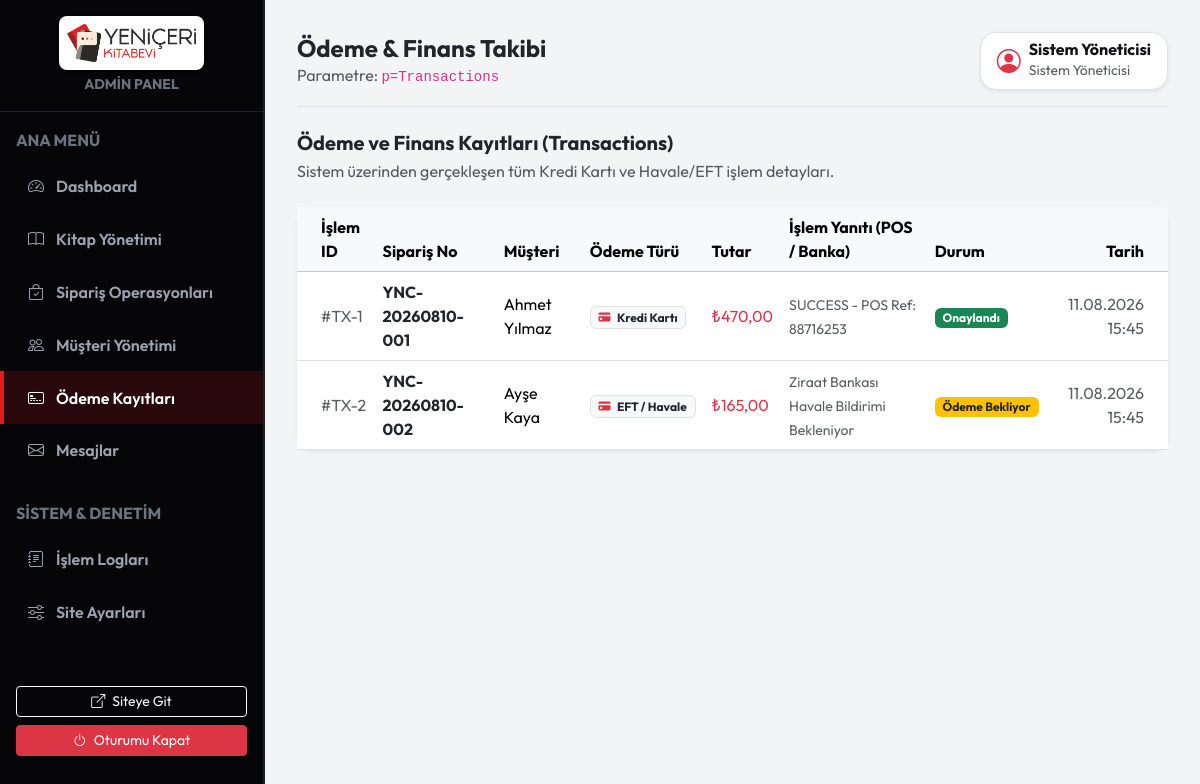
Page /admin/index.php?p=Transactions (signed in) on the committed database.
### tables this page shows
CREATE TABLE transactions (
    id INT AUTO_INCREMENT PRIMARY KEY,
    order_id INT NOT NULL,
    transaction_type VARCHAR(50) NOT NULL,
    amount DECIMAL(10,2) NOT NULL,
    status ENUM('Onaylandı', 'Bekliyor', 'Başarısız', 'İade') DEFAULT 'Onaylandı',
    gateway_response TEXT NULL,
    created_at DATETIME DEFAULT CURRENT_TIMESTAMP,
    FOREIGN KEY (order_id) REFERENCES orders(id) ON DELETE CASCADE
);

CREATE TABLE orders (
    id INT AUTO_INCREMENT PRIMARY KEY,
    order_number VARCHAR(30) NOT NULL UNIQUE,
    user_id INT NOT NULL,
    total_amount DECIMAL(10,2) NOT NULL,
    shipping_amount DECIMAL(10,2) DEFAULT 0.00,
    status ENUM('Hazırlanıyor', 'Kargolandı', 'Tamamlandı', 'İptal') DEFAULT 'Hazırlanıyor',
    payment_method VARCHAR(50) NOT NULL DEFAULT 'Kredi Kartı',
    shipping_address TEXT NOT NULL,
    tracking_number VARCHAR(100) NULL,
    created_at DATETIME DEFAULT CURRENT_TIMESTAMP,
    FOREIGN KEY (user_id) REFERENCES users(id) ON DELETE CASCADE
);

CREATE TABLE users (
    id INT AUTO_INCREMENT PRIMARY KEY,
    name VARCHAR(100) NOT NULL,
    email VARCHAR(120) NOT NULL UNIQUE,
    password_hash VARCHAR(255) NOT NULL,
    role ENUM('admin', 'customer') DEFAULT 'customer',
    status ENUM('active', 'inactive') DEFAULT 'active',
    phone VARCHAR(20) NULL,
    address TEXT NULL,
    created_at DATETIME DEFAULT CURRENT_TIMESTAMP
);

### config.php (called while the page is built, shortened)
<?php
global $pdo;
if (DB_DRIVER === 'sqlite') {
    init_sqlite_fallback();
} else {
    try {
        $dsn = "mysql:host=" . DB_HOST . ";port=" . DB_PORT . ";dbname=" . DB_NAME . ";charset=utf8mb4";
        $pdo = new PDO($dsn, DB_USER, DB_PASS, [
            PDO::ATTR_ERRMODE => PDO::ERRMODE_EXCEPTION,
            PDO::ATTR_DEFAULT_FETCH_MODE => PDO::FETCH_ASSOC,
            PDO::ATTR_EMULATE_PREPARES => false,
        ]);
    } catch (PDOException $e) {
        if (strpos($e->getMessage(), 'Unknown database') !== false || $e->getCode() == 1049) {
            try {
                $root_pdo = new PDO("mysql:host=" . DB_HOST . ";port=" . DB_PORT . ";charset=utf8mb4", DB_USER, DB_PASS);
                $root_pdo->exec("CREATE DATABASE IF NOT EXISTS `" . DB_NAME . "` CHARACTER SET utf8mb4 COLLATE utf8mb4_unicode_ci;");
                $pdo = new PDO($dsn, DB_USER, DB_PASS, [
                    PDO::ATTR_ERRMODE => PDO::ERRMODE_EXCEPTION,
                    PDO::ATTR_DEFAULT_FETCH_MODE => PDO::FETCH_ASSOC
                ]);
                $schema_file = __DIR__ . '/schema.sql';
                if (file_exists($schema_file)) {
                    $sql_content = file_get_contents($schema_file);
                    $pdo->exec($sql_content);
                }
            } catch (PDOException $ex_create) {
                init_sqlite_fallback();
            }
        } else {
            init_sqlite_fallback();
        }
    }
}
if ($pdo->getAttribute(PDO::ATTR_DRIVER_NAME) === 'sqlite') {
    $pdo->exec("CREATE TABLE IF NOT EXISTS contact_messages (id INTEGER PRIMARY KEY AUTOINCREMENT, name TEXT, email TEXT, subject TEXT, message TEXT, is_read INTEGER DEFAULT 0, ip_address TEXT, created_at DATETIME DEFAULT CURRENT_TIMESTAMP);");
} else {
    $pdo->exec("CREATE TABLE IF NOT EXISTS contact_messages (id INT AUTO_INCREMENT PRIMARY KEY, name VARCHAR(255), email VARCHAR(255), subject VARCHAR(255), message TEXT, is_read TINYINT DEFAULT 0, ip_address VARCHAR(64), created_at TIMESTAMP DEFAULT CURRENT_TIMESTAMP) CHARACTER SET utf8mb4 COLLATE utf8mb4_unicode_ci;");
}
function e($string) {
    return htmlspecialchars($string ?? '', ENT_QUOTES, 'UTF-8');
}
function db_query($sql, $params = []) {
    global $pdo;
    $stmt = $pdo->prepare($sql);
    $stmt->execute($params);
    return $stmt;
}
function db_fetch_all($sql, $params = []) {
    return db_query($sql, $params)->fetchAll();
}
function format_price($price) {
    return '₺' . number_format((float)$price, 2, ',', '.');
}

### admin/modules/transactions.php (the view, shortened to what this page needs)
<?php
$transactions = db_fetch_all("SELECT t.*, o.order_number, u.name as customer_name
                            FROM transactions t
                            LEFT JOIN orders o ON t.order_id = o.id
                            LEFT JOIN users u ON o.user_id = u.id
                            ORDER BY t.created_at DESC");
?>
<div class="d-flex align-items-center justify-content-between mb-4">
    <div>
        <h5 class="fw-bold text-dark mb-1">Ödeme ve Finans Kayıtları (Transactions)</h5>
        <p class="text-muted fs-7 mb-0">Sistem üzerinden gerçekleşen tüm Kredi Kartı ve Havale/EFT işlem detayları.</p>
    </div>
</div>
<div class="card border-0 shadow-sm rounded-4">
    <div class="card-body p-0">
        <div class="table-responsive">
            <table class="table table-hover align-middle mb-0">
                <thead class="table-light fs-7">
                    <tr>
                        <th class="ps-4">İşlem ID</th>
                        <th>Sipariş No</th>
                        <th>Müşteri</th>
                        <th>Ödeme Türü</th>
                        <th>Tutar</th>
                        <th>İşlem Yanıtı (POS / Banka)</th>
                        <th>Durum</th>
                        <th class="pe-4 text-end">Tarih</th>
                    </tr>
                </thead>
                <tbody>
                    <?php if (empty($transactions)): ?>
                        <tr>
                            <td colspan="8" class="text-center py-5 text-muted">Ödeme kaydı bulunamadı.</td>
                        </tr>
                    <?php else: ?>
                        <?php foreach ($transactions as $t): ?>
                            <tr>
                                <td class="ps-4 text-muted fs-7">#TX-<?= $t['id'] ?></td>
                                <td>
                                    <div class="fw-bold text-dark fs-7"><?= e($t['order_number'] ?? 'Bilinmiyor') ?></div>
                                </td>
                                <td>
                                    <div class="fs-7"><?= e($t['customer_name'] ?? 'Misafir') ?></div>
                                </td>
                                <td>
                                    <span class="badge bg-light text-dark border fs-8">
                                        <i class="bi bi-credit-card-fill me-1 text-danger"></i> <?= e($t['transaction_type']) ?>
                                    </span>
                                </td>
                                <td>
                                    <div class="fw-extrabold text-danger fs-7"><?= format_price($t['amount']) ?></div>
                                </td>
                                <td>
                                    <small class="text-muted fs-8 font-mono"><?= e($t['gateway_response'] ?? 'Yanıt yok') ?></small>
                                </td>
                                <td>
                                    <?php if ($t['status'] === 'Onaylandı'): ?>
                                        <span class="badge bg-success fs-8">Onaylandı</span>
                                    <?php elseif ($t['status'] === 'Bekliyor'): ?>
                                        <span class="badge bg-warning text-dark fs-8">Ödeme Bekliyor</span>
                                    <?php else: ?>
                                        <span class="badge bg-danger fs-8"><?= e($t['status']) ?></span>
                                    <?php endif; ?>
                                </td>
                                <td class="pe-4 text-end text-muted fs-8">
                                    <?= date('d.m.Y H:i', strtotime($t['created_at'])) ?>
                                </td>
                            </tr>
                        <?php endforeach; ?>
                    <?php endif; ?>
                </tbody>
            </table>
        </div>
    </div>
</div>

### assets/css/style.css (style rules this page uses)
:root { --primary-color: #0a0a0c; --primary-surface: #141418; --accent-color: #e61919; --accent-hover: #b80d0d; --accent-glow: rgba(230, 25, 25, 0.3); --dark-card: #18181f; --bg-light: #f8f9fa; --card-shadow: 0 10px 25px rgba(0, 0, 0, 0.08); --hover-shadow: 0 15px 35px rgba(230, 25, 25, 0.18); }
body { font-family: 'Outfit', 'Inter', -apple-system, BlinkMacSystemFont, sans-serif; background-color: var(--bg-light); color: #111115; overflow-x: hidden; }

### rows in the picture
transactions: id "1", order.order_number "YNC-20260810-001", users.name "Ahmet Yılmaz", transaction_type "Kredi Kartı", amount "₺470,00", gateway_response "SUCCESS - POS Ref: 88716253", status "Onaylandı", created_at "11.08.2026 15:45"
transactions: id "2", order.order_number "YNC-20260810-002", users.name "Ayşe Kaya", transaction_type "EFT / Havale", amount "₺165,00", gateway_response "Ziraat Bankası Havale Bildirimi Bekleniyor", status "Ödeme Bekliyor", created_at "11.08.2026 15:45"

### other values in the picture
$titles[$current_p] "Ödeme & Finans Takibi"
$current_p "Transactions"
$admin_name "Sistem Yöneticisi"
